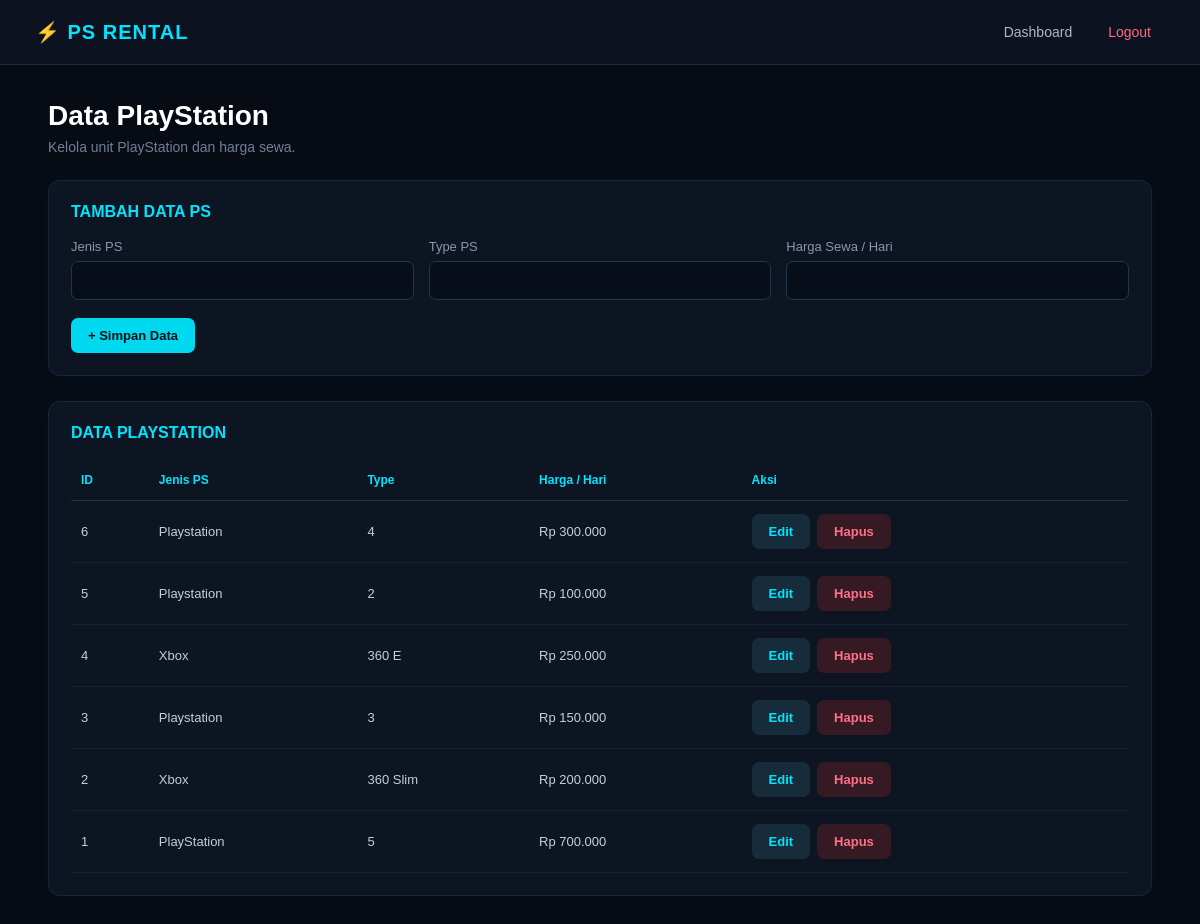
The page /db_rental/ps.php (signed in) on the database its author committed.
### tables this page shows
CREATE TABLE `ps` (
  `id_ps` int(11) NOT NULL,
  `jenis_ps` varchar(100) NOT NULL,
  `type_ps` varchar(20) NOT NULL,
  `harga_sewa` int(11) NOT NULL
);

### db_rental/ps.php (the view, shortened to what this page needs)
<?php
include 'koneksi.php';
$edit_data = null;
?>
<!DOCTYPE html>
<html lang="id">
<head>
</head>
<body>
<nav class="navbar">
    <div class="brand">⚡ PS RENTAL</div>
    <div class="nav-menu">
        <a href="index.php">Dashboard</a>
        <a href="logout.php" class="logout">Logout</a>
    </div>
</nav>
<div class="container">
    <div class="title">
        <h1>Data PlayStation</h1>
        <p>Kelola unit PlayStation dan harga sewa.</p>
    </div>
    <div class="card">
        <div class="card-title">
            <?= $edit_data ? 'EDIT DATA PS' : 'TAMBAH DATA PS' ?>
        </div>
        <form method="POST">
            <div class="form-grid">
                <div class="form-group">
                    <label>Jenis PS</label>
                    <input
                        type="text"
                        name="jenis_ps"
                        placeholder=""
                        required
                        value="<?= $edit_data['jenis_ps'] ?? '' ?>"
                    >
                </div>
                <div class="form-group">
                    <label>Type PS</label>
                    <input
                        type="text"
                        name="type_ps"
                        placeholder=""
                        required
                        value="<?= $edit_data['type_ps'] ?? '' ?>"
                    >
                </div>
                <div class="form-group">
                    <label>Harga Sewa / Hari</label>
                    <input
                        type="number"
                        name="harga_sewa"
                        placeholder=""
                        required
                        value="<?= $edit_data['harga_sewa'] ?? '' ?>"
                    >
                </div>
            </div>
            <div class="buttons">
                <?php if ($edit_data) { ?>
                    <button type="submit"
                            name="update"
                            class="btn btn-save">
                        Simpan Perubahan
                    </button>
                    <a href="ps.php"
                       class="btn btn-cancel">
                        Batal
                    </a>
                <?php } else { ?>
                    <button type="submit"
                            name="simpan"
                            class="btn btn-save">
                        + Simpan Data
                    </button>
                <?php } ?>
            </div>
        </form>
    </div>
    <div class="card">
        <div class="card-title">
            DATA PLAYSTATION
        </div>
        <div class="table-wrap">
            <table>
                <thead>
                    <tr>
                        <th>ID</th>
                        <th>Jenis PS</th>
                        <th>Type</th>
                        <th>Harga / Hari</th>
                        <th>Aksi</th>
                    </tr>
                </thead>
                <tbody>
                <?php
                $data = mysqli_query(
                    $koneksi,
                    "SELECT * FROM ps ORDER BY id_ps DESC"
                );
                if (mysqli_num_rows($data) > 0) {
                    while ($row = mysqli_fetch_assoc($data)) {
                ?>
                    <tr>
                        <td><?= $row['id_ps'] ?></td>
                        <td><?= htmlspecialchars($row['jenis_ps']) ?></td>
                        <td><?= htmlspecialchars($row['type_ps']) ?></td>
                        <td>
                            Rp <?= number_format(
                                $row['harga_sewa'],
                                0,
                                ',',
                                '.'
                            ) ?>
                        </td>
                        <td>
                            <div class="action">
                                <a
                                    href="ps.php?edit=<?= $row['id_ps'] ?>"
                                    class="btn edit">
                                    Edit
                                </a>
                                <a
                                    href="ps.php?hapus=<?= $row['id_ps'] ?>"
                                    class="btn delete"
                                    onclick="return confirm('Yakin ingin menghapus data PS ini?')">
                                    Hapus
                                </a>
                            </div>
                        </td>
                    </tr>
                <?php
                    }
                } ?>
                </tbody>
            </table>
        </div>
    </div>
</div>
</body>
</html>

### db_rental/ps.php (style rules this page uses)
* { box-sizing: border-box; margin: 0; padding: 0; }
body { font-family: Arial, sans-serif; background: #070b14; color: #e8faff; min-height: 100vh; }
.navbar { height: 65px; background: #0c1220; border-bottom: 1px solid #173044; display: flex; align-items: center; justify-content: space-between; padding: 0 35px; }
.brand { color: #00e5ff; font-size: 20px; font-weight: bold; letter-spacing: 1px; }
.nav-menu { display: flex; gap: 8px; }
.nav-menu a { color: #aab8c7; text-decoration: none; padding: 9px 14px; border-radius: 7px; font-size: 14px; }
.logout { color: #ff6b81 !important; }
.container { width: 92%; max-width: 1150px; margin: 35px auto; }
.title { margin-bottom: 25px; }
.title h1 { font-size: 28px; color: white; margin-bottom: 7px; }
.title p { color: #718096; font-size: 14px; }
.card { background: #0d1422; border: 1px solid #17283a; border-radius: 12px; padding: 22px; margin-bottom: 25px; box-shadow: 0 0 20px rgba(0, 229, 255, 0.04); }
.card-title { color: #00e5ff; font-size: 16px; font-weight: bold; margin-bottom: 18px; }
.form-grid { display: grid; grid-template-columns: repeat(3, 1fr); gap: 15px; }
.form-group { display: flex; flex-direction: column; gap: 7px; }
label { color: #8998aa; font-size: 13px; }
input { background: #080e19; border: 1px solid #22364a; color: white; padding: 11px 12px; border-radius: 7px; outline: none; }
.buttons { margin-top: 18px; display: flex; gap: 10px; }
button, .btn { border: none; padding: 10px 17px; border-radius: 7px; text-decoration: none; cursor: pointer; font-size: 13px; font-weight: bold; }
.btn-save { background: #00d9ef; color: #031017; }
.table-wrap { overflow-x: auto; }
table { width: 100%; border-collapse: collapse; }
th { text-align: left; color: #00e5ff; font-size: 12px; padding: 13px 10px; border-bottom: 1px solid #203245; }
td { padding: 13px 10px; color: #c5d0dc; border-bottom: 1px solid #152334; font-size: 13px; }
.action { display: flex; gap: 7px; }
.edit { background: #172c3b; color: #00e5ff; }
.delete { background: #351a24; color: #ff7187; }

### rows shown on the page
ps: id_ps "6", jenis_ps "Playstation", type_ps "4", harga_sewa "300.000"
ps: id_ps "5", jenis_ps "Playstation", type_ps "2", harga_sewa "100.000"
ps: id_ps "4", jenis_ps "Xbox", type_ps "360 E", harga_sewa "250.000"
ps: id_ps "3", jenis_ps "Playstation", type_ps "3", harga_sewa "150.000"
ps: id_ps "2", jenis_ps "Xbox", type_ps "360 Slim", harga_sewa "200.000"
ps: id_ps "1", jenis_ps "PlayStation", type_ps "5", harga_sewa "700.000"
